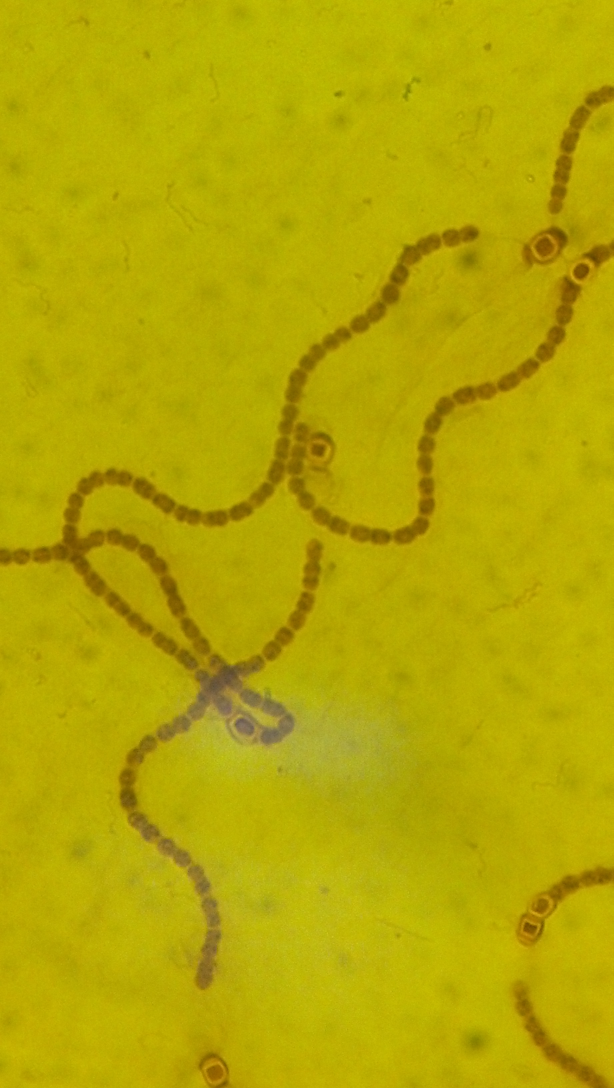
#> input picture science/img/cyano1.jpg, 1840 x 3264 px (shown at 1/3 size)
$ jupyter execute --allow-errors summary1.ipynb   (shell and % lines are left out)   (Python 2 division)   (older library calls are emulated)
#> lines starting #> are read from the running program, lines starting #| are printed output that depends on the picture; after the words box and inside, x2 and y2 are one past the last pixel; in counts of white or black regions, pixels touching at a corner belong together
[cell 1]
import sklearn
import numpy as np
from scipy import ndimage

from matplotlib import pyplot as plt
import matplotlib.patches as mpatches

import skimage
from skimage import io
from skimage.filter import threshold_otsu

from skimage.feature import peak_local_max
from skimage.morphology import watershed

[cell 2]
img1 = skimage.io.imread("img/cyano1.jpg")
#> img1 is the input picture: shape (3264, 1840, 3); mean R, G, B 180.9, 167.5, 3.6

bplt, (sub1) = plt.subplots(nrows=1,ncols=1,figsize = (9,9) )
sub1 = plt.imshow(img1)

arrow_args = dict(arrowstyle="->")

sub1.axes.annotate('Heterocyst'
                   ,xy= (1600,700)
                   ,xytext = (700,300)
                   ,xycoords = 'data'
                   ,textcoords = 'data' #'offset points'
                   ,arrowprops = arrow_args
                   ,fontsize = 14
                   )
sub1.axes.annotate('Vegetative'
                   ,xy = (1080,960)
                   ,xytext = (400,600)
                   ,xycoords = 'data'
                   ,textcoords = 'data' #'offset points'
                   ,arrowprops = arrow_args
                   ,fontsize = 14
                   )

[cell 3]
easy_color = img1[900:1400,1200:1700]
plt.imshow(easy_color)
plt.show()
easy_img = skimage.color.rgb2gray(easy_color)
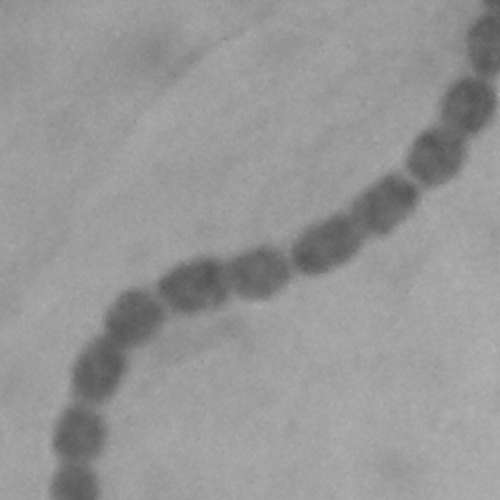
#> easy_img: shape (500, 500) float64; min 0.323, max 0.714, mean 0.593
plt.imshow(easy_img,cmap='gray')
plt.show()

[cell 4]
thresh = threshold_otsu(easy_img)
#> thresh = 0.521
otsu0 = easy_img < thresh
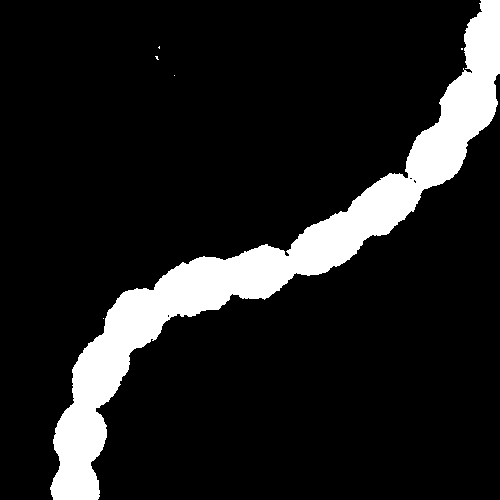
#> otsu0: shape (500, 500) bool; 12.2% white; 6 white regions (5 under 20 px), largest, box (x1, y1, x2, y2) and area: (50, 0, 500, 500) 30434
plt.imshow(otsu0,cmap='gray')

[cell 5]
dist0 = ndimage.distance_transform_edt(otsu0)

[cell 6]
j = 34

peaks0 = peak_local_max(dist0
                           ,indices = False
                           ,footprint=np.ones((j,j))
                           )
#> peaks0: shape (500, 500) bool; 0.01% white in thin lines or dots, all inside (x1, y1, x2, y2) = (75, 46, 470, 491)

# maxi00_arr = [ peak_local_max(dist00
#                ,indices = False
#                ,footprint=np.ones((j,j))
#                ) for j in np.arange(1,40,3) ]

[cell 7]
peaks0.cumsum()

[cell 8]
marker0 = ndimage.label(peaks0)[0]
#> marker0: shape (500, 500) int32; 14 distinct labels, from 0 to 13

[cell 9]
labels0 = watershed(-dist0, marker0, mask=otsu0)
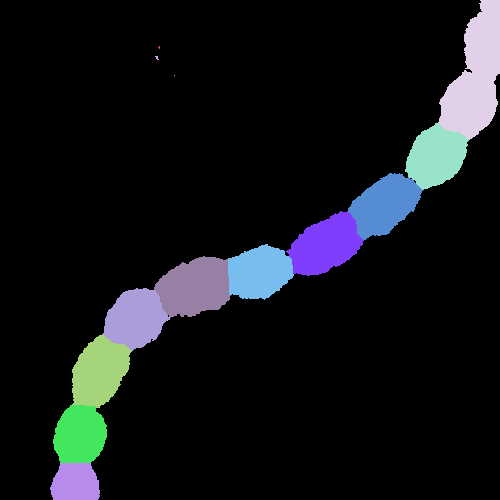
#> labels0: shape (500, 500) int32; 14 distinct labels, from 0 to 13; one colour per label, 0 black

[cell 10]
plt.imshow(labels0)

[cell 11]
def boundbox1(tryit):
#     np.nonzero(np.apply_over_axes( np.argmax, thelabel,[1]))[0].min()
    minX = np.nonzero(np.apply_over_axes(np.argmax,(tryit),[1]))[0].min()
    maxX = np.nonzero(np.apply_over_axes(np.argmax,(tryit),[1]))[0].max()
    minY = np.nonzero(np.apply_over_axes(np.argmax,(tryit),[0]))[1].min()
    maxY = np.nonzero(np.apply_over_axes(np.argmax,(tryit),[0]))[1].max()
    return [minX,maxX,minY,maxY]

bb0 = []
for i in range(1,labels0.max() + 1):
    label_i = (labels0 == i)
    bb0.append(boundbox1(label_i))
#> this loop made 13 passes
#> (minX in boundbox1, maxX in boundbox1, minY in boundbox1, maxY in boundbox1) on passes 1 to 12: (46, 48, 158, 159), (56, 59, 155, 158), (75, 75, 174, 174), (0, 139, 438, 479), (123, 189, 405, 468), (173, 239, 348, 422), (211, 275, 286, 363), (244, 299, 228, 293), (256, 317, 154, 230), (288, 350, 103, 169), (334, 407, 72, 131), (404, 462, 53, 106)
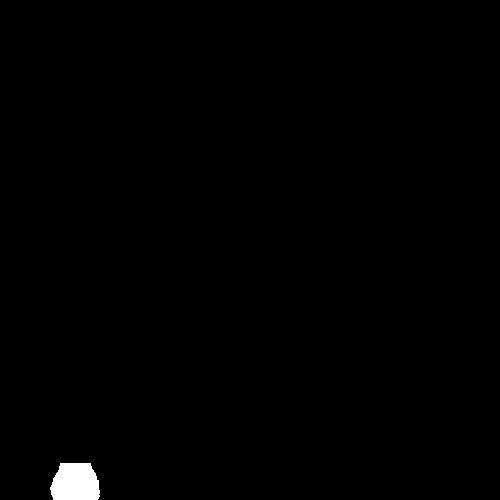
#> label_i: shape (500, 500) bool; 0.63% white; 1 white region, box (x1, y1, x2, y2) and area: (50, 463, 100, 500) 1583
#> after the loop, bb0 = 13 items, first 6: [46, 48, 158, 159], [56, 59, 155, 158], [75, 75, 174, 174], [0, 139, 438, 479], [123, 189, 405, 468], [173, 239, 348, 422]

print bb0
#> (printed output is left out)

[cell 12]
def buildrect(arr):

    minY,maxY,minX,maxX = arr

    rect1 = mpatches.Rectangle(xy=(minX,minY)
                           ,width = maxX - minX
                           ,height = maxY - minY
                           ,fill = False
                           ,edgecolor = 'red'
                           ,linewidth = 2)
    return rect1

[cell 13]
rect_arr = [buildrect(bb0[i]) for i in np.arange(bb0.__len__())]
#> in buildrect, `minY,maxY,minX,maxX = arr`: minY = 46; maxY = 48; minX = 158; maxX = 159
#> rect_arr = 13 items

[cell 14]
fig, (s0) = plt.subplots(nrows = 1, ncols = 1, figsize = (12,12))
s0.imshow(easy_img, cmap='gray')
for rect in rect_arr:
    s0.add_patch(rect)
#> this loop made 13 passes

[cell 15]
def img_to_labels1(inp_img):

    thresh = threshold_otsu(inp_img)
    otsu0 = inp_img < thresh
    dist0 = ndimage.distance_transform_edt(otsu0)
    j=34
    peaks0 = peak_local_max(dist0 ,indices = False
                            ,footprint=np.ones((j,j)))
    print peaks0.cumsum()
    marker0 = ndimage.label(peaks0)[0]
    labels0 = watershed(-dist0, marker0, mask=otsu0)

#     plt.imshow(labels0)
#     plt.show()
    return labels0

[cell 16]
def buildrect(arr):
    minY,maxY,minX,maxX = arr
    rect1 = mpatches.Rectangle(xy=(minX,minY)
                           ,width = maxX - minX
                           ,height = maxY - minY
                           ,fill = False
                           ,edgecolor = 'red'
                           ,linewidth = 2)
    return rect1

def make_windows(inp_labels, inp_img):
    bb0 = []
    for i in range(1,inp_labels.max() + 1):
        label_i = (inp_labels == i)
        bb0.append(boundbox1(label_i))

    rect_arr = [buildrect(bb0[i]) for i in np.arange(bb0.__len__())]

    fig = None
    s0 = None
    fig, (s0) = plt.subplots(nrows = 1, ncols = 1, figsize = (12,12))
    s0.imshow(inp_img, cmap='gray')
    for rect in rect_arr:
        s0.add_patch(rect)
    fig.show()
    return fig

[cell 17]
def algo1(inp_img):
    labels = img_to_labels1(inp_img)
    out_fig = make_windows(labels,inp_img)
    return out_fig

[cell 18]
img1_gray = skimage.color.rgb2gray(img1)
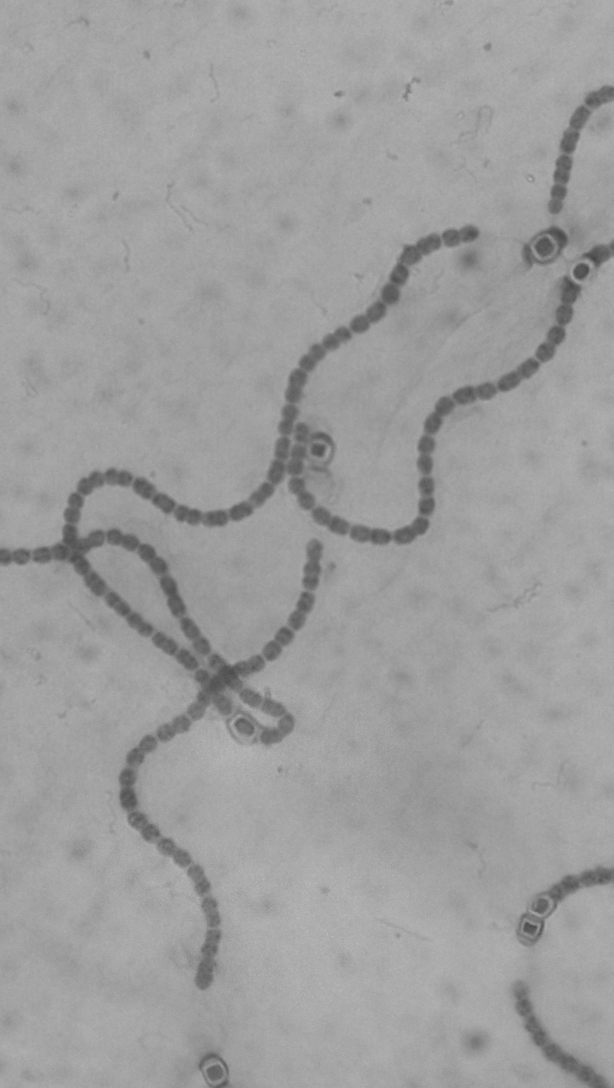
#> img1_gray: shape (3264, 1840) float64 (shown at 1/3 size); min 0.259, max 0.78, mean 0.622
myfig = algo1(img1_gray)
#> in img_to_labels1, `thresh = threshold_otsu(inp_img)`: thresh = 0.537
#> in img_to_labels1, `otsu0 = inp_img < thresh`: otsu0: shape (3264, 1840) bool; 7.1% white; 126 white regions (101 under 20 px), largest, box (x1, y1, x2, y2) and area: (0, 675, 1749, 2971) 336202, (1539, 2943, 1840, 3264) 20253, (1642, 256, 1840, 645) 18965
#> in img_to_labels1, `peaks0 = peak_local_max(dist0 ,indices = False ,footprint=np.ones((j,j..`: peaks0: shape (3264, 1840) bool; 0% white in thin lines or dots
#> (printed output is left out)
#> in img_to_labels1, `marker0 = ndimage.label(peaks0)[0]`: marker0: shape (3264, 1840) int32; 230 distinct labels, from 0 to 229
#> in img_to_labels1, `labels0 = watershed(-dist0, marker0, mask=otsu0)`:
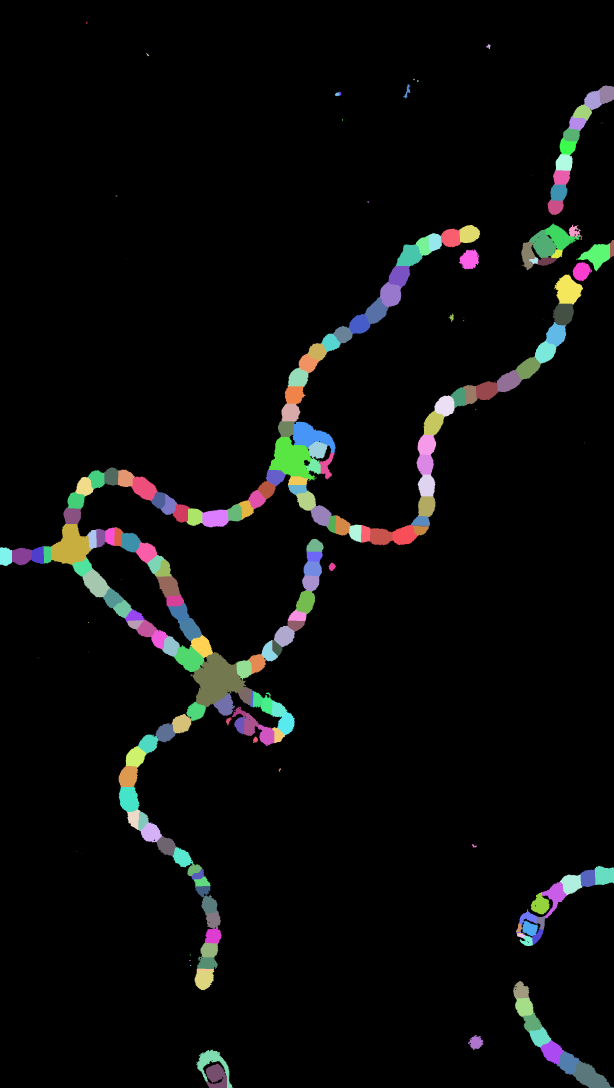
#> labels0: shape (3264, 1840) int32 (shown at 1/3 size); 230 distinct labels, from 0 to 229; one colour per label, 0 black
#> the loop in make_windows, `for i in range(1,inp_labels.max() + 1):` made 229 passes
#> (minX in boundbox1, maxX in boundbox1, minY in boundbox1, maxY in boundbox1) on passes 1 to 3: (65, 71, 259, 262), (132, 146, 1458, 1471), (160, 168, 438, 447)
#> after the loop in make_windows, `for i in range(1,inp_labels.max() + 1):`: label_i: shape (3264, 1840) bool; 0.09% white; 1 white region, box (x1, y1, x2, y2) and area: (1717, 3183, 1840, 3264) 5273
#> after the loop in make_windows, `for i in range(1,inp_labels.max() + 1):`: bb0 = 229 items, first 6: [65, 71, 259, 262], [132, 146, 1458, 1471], [160, 168, 438, 447], [236, 240, 1240, 1243], [241, 245, 1251, 1255], [253, 294, 1209, 1230]
#> in buildrect, `minY,maxY,minX,maxX = arr`: minY = 65; maxY = 71; minX = 259; maxX = 262
#> in make_windows, `rect_arr = [buildrect(bb0[i]) for i in np.arange(bb0.__len__())]`: rect_arr = 229 items
myfig.savefig('img/thebigone.png')

[cell 19]
plt.imshow((labels0==4))

[cell 20]
img = peaks0
peaks_array =[]

peak_counter = 0

for y in range(0,img.shape[0]):
    for x in range(0,img.shape[1]):

        if (img[y,x] == True):

            peak_counter = peak_counter + 1
            peaks_array.append([peak_counter,y,x])
#> after the loop, peak_counter = 24

[cell 21]
peaks_array

[cell 22]
img = easy_img
offset = 40

bplt, (sub1) = plt.subplots(nrows=1,ncols=1,figsize = (9,9) )
sub1 = plt.imshow(img, cmap='gray')

arrow_args = dict(arrowstyle="->")

for i in peaks_array:

    sub1.axes.annotate('Peak '+ str(i[0])
                   ,xy= (i[2],i[1])
                   ,xytext = (i[2]+offset,i[1]+offset)
                   ,xycoords = 'data'
                   ,textcoords = 'data' #'offset points'
                   ,arrowprops = arrow_args
                   ,fontsize = 12
                   )

[cell 23]
cross = img1[1200:2000,0:500]

[cell 24]
cross = skimage.color.rgb2gray(cross)
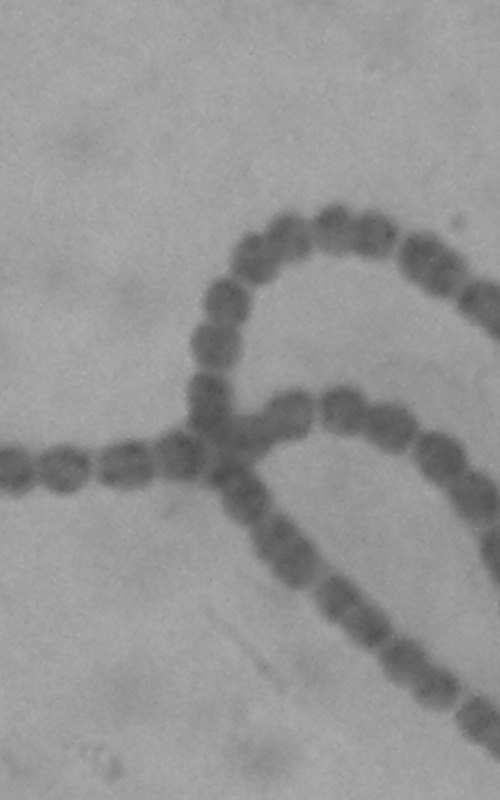
#> cross: shape (800, 500) float64; min 0.307, max 0.681, mean 0.587

[cell 25]
algo1(cross)
#> in img_to_labels1 (call 2), `thresh = threshold_otsu(inp_img)`: thresh = 0.518
#> in img_to_labels1 (call 2), `otsu0 = inp_img < thresh`: otsu0: shape (800, 500) bool; 15.6% white; 4 white regions (3 under 20 px), largest, box (x1, y1, x2, y2) and area: (0, 203, 500, 761) 62370
#> in img_to_labels1 (call 2), `peaks0 = peak_local_max(dist0 ,indices = False ,footprint=np.ones((j,j..`: peaks0: shape (800, 500) bool; 0.01% white in thin lines or dots, all inside (x1, y1, x2, y2) = (12, 223, 499, 686)
#> (printed output is left out)
#> in img_to_labels1 (call 2), `marker0 = ndimage.label(peaks0)[0]`: marker0: shape (800, 500) int32; 27 distinct labels, from 0 to 26
#> in img_to_labels1 (call 2), `labels0 = watershed(-dist0, marker0, mask=otsu0)`:
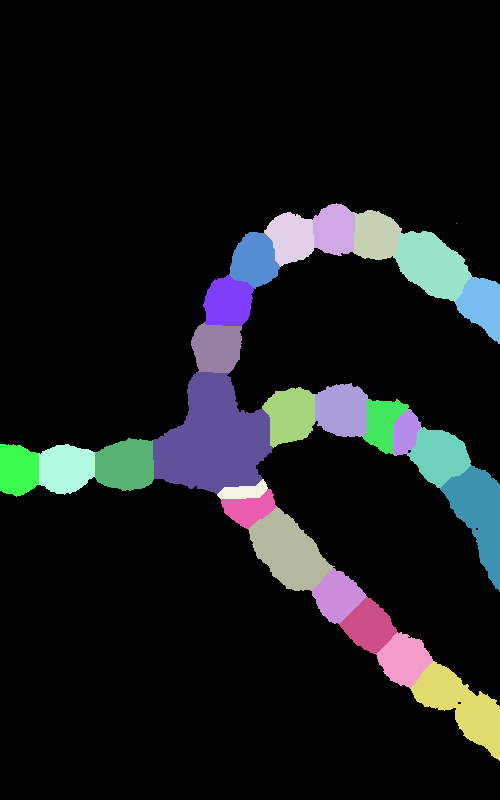
#> labels0: shape (800, 500) int32; 27 distinct labels, from 0 to 26; one colour per label, 0 black
#> the loop in make_windows (call 2), `for i in range(1,inp_labels.max() + 1):` made 26 passes
#> (minX in boundbox1, maxX in boundbox1, minY in boundbox1, maxY in boundbox1) on passes 1 to 12: (223, 223, 456, 456), (203, 255, 313, 354), (210, 259, 354, 401), (212, 266, 264, 313), (231, 301, 393, 471), (232, 288, 229, 279), (275, 325, 203, 253), (277, 343, 455, 499), (323, 372, 191, 241), (383, 436, 315, 367), (387, 447, 262, 314), (399, 453, 363, 408)
#> after the loop in make_windows (call 2), `for i in range(1,inp_labels.max() + 1):`:
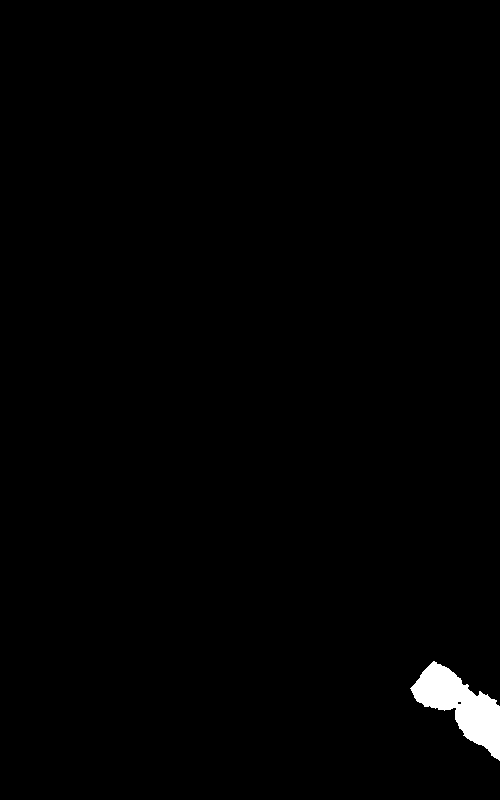
#> label_i: shape (800, 500) bool; 0.98% white; 1 white region, box (x1, y1, x2, y2) and area: (410, 661, 500, 761) 3918
#> after the loop in make_windows (call 2), `for i in range(1,inp_labels.max() + 1):`: bb0 = 26 items, first 6: [223, 223, 456, 456], [203, 255, 313, 354], [210, 259, 354, 401], [212, 266, 264, 313], [231, 301, 393, 471], [232, 288, 229, 279]
#> in make_windows (call 2), `rect_arr = [buildrect(bb0[i]) for i in np.arange(bb0.__len__())]`: rect_arr = 26 items
#> the loop in make_windows (call 2), `for rect in rect_arr:` made 26 passes
#> in make_windows (call 2), `fig.show()`:
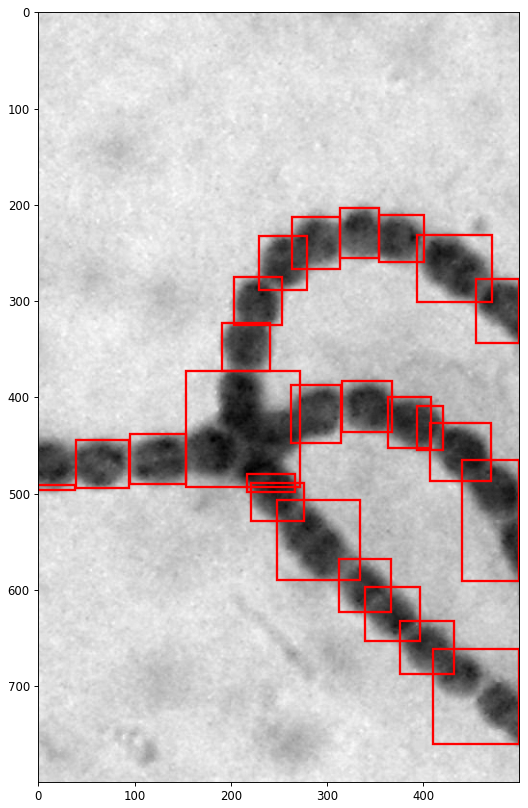
#> figure drawn by matplotlib, 1 panel

[cell 26]
inp_img = cross
thresh = threshold_otsu(inp_img)
#> thresh = 0.518
otsu0 = inp_img < thresh
dist0 = ndimage.distance_transform_edt(otsu0)
j=34
peaks0 = peak_local_max(dist0 ,indices = False
                        ,footprint=np.ones((j,j)))
print peaks0.cumsum()
#> (printed output is left out)
